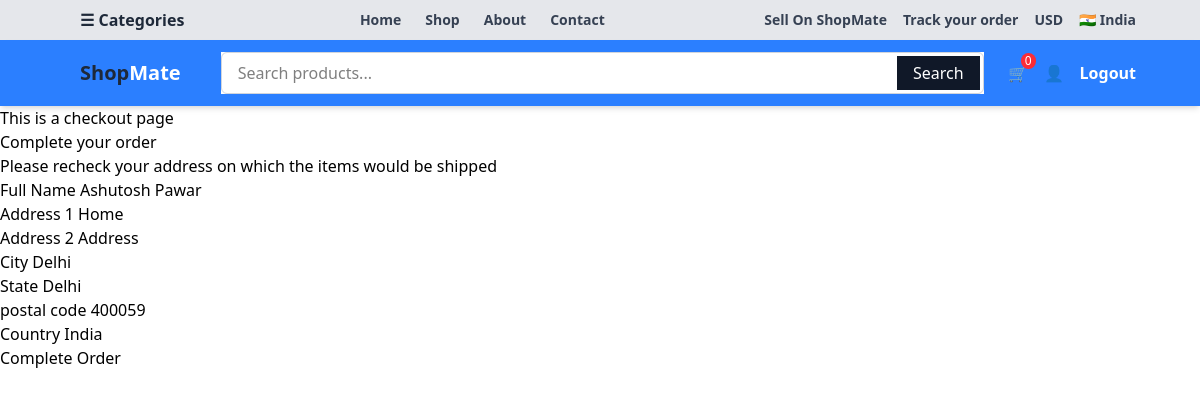
Screenshot of /orders/checkout/ (signed in) with the database file from the repository.
### orders/models.py (models this page shows)
class Address(models.Model):
    user = models.ForeignKey(User,on_delete=models.CASCADE)
    full_name = models.CharField(max_length=100)
    phone = models.CharField(max_length=20)
    line1= models.CharField(max_length=255)
    line2= models.CharField(max_length=255)
    city = models.CharField(max_length=100)
    state = models.CharField(max_length=100)
    postal_code = models.CharField(max_length=20)
    country = models.CharField(max_length=100)

### orders/views.py (the view)
# urls.py: path('checkout/',views.checkout,name='checkout'),
def checkout(request):
    if request.user.is_authenticated:
        try:
            address = Address.objects.get(user=request.user)
            return render(request,'orders/checkout.html',{'address':address})
        except:
           return render(request,'orders/checkout.html')
    else:
        return render(request,'orders/checkout.html')

### cart/cart.py (called while the page is built)
    def __len__(self):
        return sum (int(item['qty']) for item in self.cart.values())

### cart/context_processors.py (called while the page is built)
def cart(request):
    return {'cart':Cart(request)}

### orders/templates/orders/checkout.html (shortened to what this page needs)
{% extends 'myapp/base.html' %} {% block body %}
<h1>This is a checkout page</h1>
<form action="">
  <h1>Complete your order</h1>
  <p>Please recheck your address on which the items would be shipped</p>
  <label for="">Full Name</label>
  <input type="text" value="{{ address.full_name }}" name="" id="" />
  <div>
    <label for="">Address 1</label>
    <input type="text" value="{{ address.line1 }}" name="" id="" />
  </div>
  <div>
    <label for="">Address 2</label>
    <input type="text" value="{{ address.line2 }}" name="" id="" />
  </div>
  <div>
    <label for="">City</label>
    <input type="text" value="{{ address.city }}" name="" id="" />
  </div>
  <div>
    <label for="">State</label>
    <input type="text" value="{{ address.state }}" name="" id="" />
  </div>
  <div>
    <label for="">postal code</label>
    <input type="text" value="{{ address.postal_code }}" name="" id="" />
  </div>
  <div>
    <label for="">Country</label>
    <input type="text" value="{{ address.country }}" name="" id="" />
  </div>
  <button type="submit">Complete Order</button>
</form>
{% endblock %}

### rows the page displays
Address: full_name "Ashutosh Pawar", line1 "Home", line2 "Address", city "Delhi", state "Delhi", postal_code "400059", country "India"
